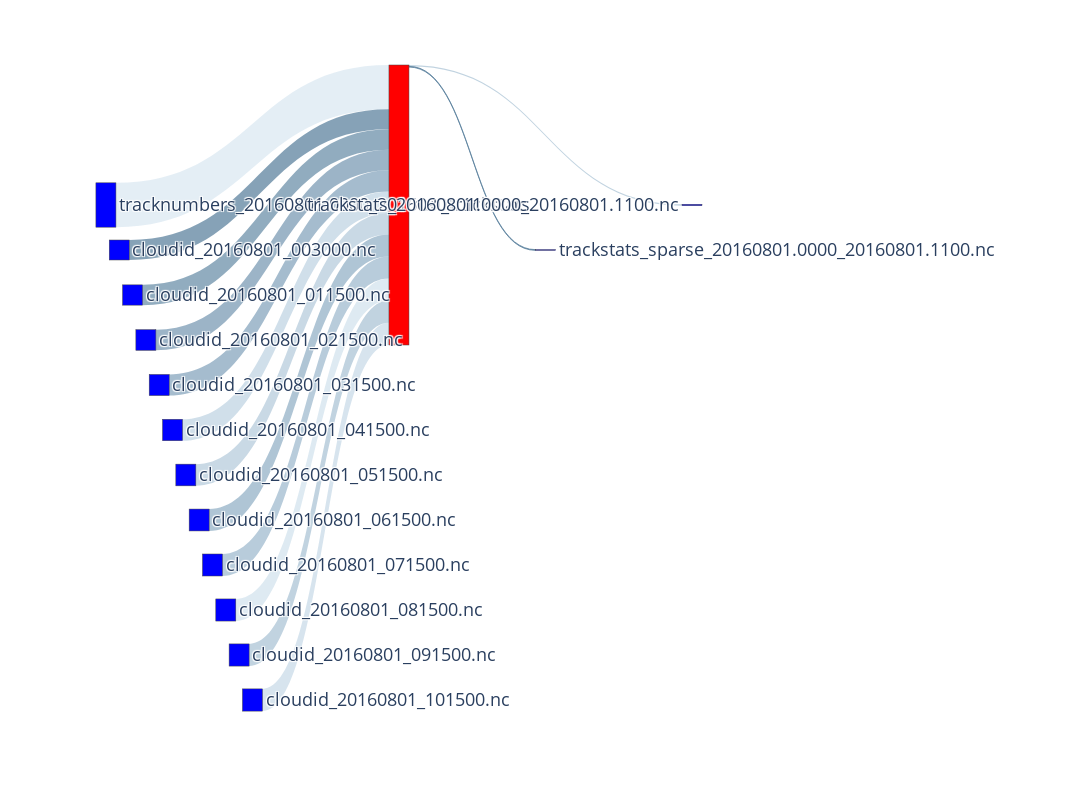

The notebook cell this image was saved under:
### Code cell
vfd_nodes, vfd_nodes_dict = get_nodes_for_sankey(G_VFD, label_on=True)

# print(vfd_nodes)

vfd_links = get_links_for_sankey(G_VFD, vfd_nodes_dict, val_sqrt=False)
fig = go.Figure(go.Sankey(
            node = vfd_nodes,
            link = vfd_links, orientation='h'))

fig.update_layout(
    autosize=False,
    width=1600,
    height=800,
    margin=dict(
        l=100,
        r=400,
        b=100,
        t=200,
        pad=2
    ),
    font=dict(size=18),
)

    
fig.show()
save_html_path = f"{stat_path}/vfd-{(SELECT_STAGE_END+1)}s-{test_name}-sankey-labeled-s4.html"
fig.write_html(save_html_path)
print(f"Sankey saved to {save_html_path}")

### Figure 1 — Plotly figure (JSON) as saved in the notebook; plotly's stock layout.template omitted (floating-point values rounded to 4 significant figures)
{"data": [{"link": {"color": ["rgba(116.66666666666666, 156.66666666666666, 186.66666666666666, 0.45)", "rgba(83.33333333333333, 123.33333333333333, 153.33333333333331, 0.7)", "rgba(144.44444444444446, 184.44444444444446, 214.44444444444446, 0.24166666666666667)", "rgba(83.33333333333333, 123.33333333333333, 153.33333333333331, 0.7)", "rgba(88.88888888888889, 128.88888888888889, 158.88888888888889, 0.6583333333333333)", "rgba(94.44444444444443, 134.44444444444443, 164.44444444444443, 0.6166666666666667)", "rgba(100.0, 140.0, 170.0, 0.575)", "rgba(127.77777777777779, 167.77777777777777, 197.77777777777777, 0.3666666666666667)", "rgba(122.22222222222221, 162.22222222222223, 192.22222222222223, 0.4083333333333333)", "rgba(105.55555555555557, 145.55555555555557, 175.55555555555557, 0.5333333333333333)", "rgba(111.11111111111111, 151.11111111111111, 181.11111111111111, 0.4916666666666667)", "rgba(138.88888888888889, 178.88888888888889, 208.88888888888889, 0.2833333333333333)", "rgba(116.66666666666666, 156.66666666666666, 186.66666666666666, 0.45)", "rgba(133.33333333333334, 173.33333333333334, 203.33333333333334, 0.325)"], "label": ["Access Volume : 688.13 KB <br />Access Count : 2382 <br />Average Access Size : 288.89 B <br />HDF5 Data Access Count : 2194 <br />Average HDF5 Data Access Size : 211.21 B <br />HDF5 Metadata Access Count : 188 <br />Average HDF5 Metadata Access Size : 1.2 KB <br />Operation : write_only<br />Bandwidth : 269.13 KB/s", "Access Volume : 388.23 KB <br />Access Count : 245 <br />Average Access Size : 1.58 KB <br />HDF5 Data Access Count : 94 <br />Average HDF5 Data Access Size : 3.18 KB <br />HDF5 Metadata Access Count : 151 <br />Average HDF5 Metadata Access Size : 593.64 B <br />Operation : write_only<br />Bandwidth : 691.01 KB/s", "Access Volume : 22.85 MB <br />Access Count : 39112 <br />Average Access Size : 584.19 B <br />HDF5 Data Access Count : 39051 <br />Average HDF5 Data Access Size : 584.08 B <br />HDF5 Metadata Access Count : 61 <br />Average HDF5 Metadata Access Size : 656.03 B <br />Operation : read_only<br />Bandwidth : 203.24 KB/s", "Access Volume : 10.29 MB <br />Access Count : 90 <br />Average Access Size : 114.35 KB <br />HDF5 Data Access Count : 26 <br />Average HDF5 Data Access Size : 394.49 KB <br />HDF5 Metadata Access Count : 64 <br />Average HDF5 Metadata Access Size : 548.38 B <br />Operation : read_only<br />Bandwidth : 2.89 MB/s", "Access Volume : 10.45 MB <br />Access Count : 90 <br />Average Access Size : 116.09 KB <br />HDF5 Data Access Count : 26 <br />Average HDF5 Data Access Size : 400.51 KB <br />HDF5 Metadata Access Count : 64 <br />Average HDF5 Metadata Access Size : 548.38 B <br />Operation : read_only<br />Bandwidth : 2.29 MB/s", "Access Volume : 10.65 MB <br />Access Count : 90 <br />Average Access Size : 118.34 KB <br />HDF5 Data Access Count : 26 <br />Average HDF5 Data Access Size : 408.29 KB <br />HDF5 Metadata Access Count : 64 <br />Average HDF5 Metadata Access Size : 548.38 B <br />Operation : read_only<br />Bandwidth : 1.93 MB/s", "Access Volume : 10.88 MB <br />Access Count : 90 <br />Average Access Size : 120.93 KB <br />HDF5 Data Access Count : 26 <br />Average HDF5 Data Access Size : 417.24 KB <br />HDF5 Metadata Access Count : 64 <br />Average HDF5 Metadata Access Size : 548.38 B <br />Operation : read_only<br />Bandwidth : 1.3 MB/s", "Access Volume : 11.06 MB <br />Access Count : 90 <br />Average Access Size : 122.85 KB <br />HDF5 Data Access Count : 26 <br />Average HDF5 Data Access Size : 423.91 KB <br />HDF5 Metadata Access Count : 64 <br />Average HDF5 Metadata Access Size : 548.38 B <br />Operation : read_only<br />Bandwidth : 918.81 KB/s", "Access Volume : 11.18 MB <br />Access Count : 90 <br />Average Access Size : 124.22 KB <br />HDF5 Data Access Count : 26 <br />Average HDF5 Data Access Size : 428.65 KB <br />HDF5 Metadata Access Count : 64 <br />Average HDF5 Metadata Access Size : 548.38 B <br />Operation : read_only<br />Bandwidth : 932.83 KB/s", "Access Volume : 11.27 MB <br />Access Count : 90 <br />Average Access Size : 125.17 KB <br />HDF5 Data Access Count : 26 <br />Average HDF5 Data Access Size : 431.95 KB <br />HDF5 Metadata Access Count : 64 <br />Average HDF5 Metadata Access Size : 548.38 B <br />Operation : read_only<br />Bandwidth : 1.06 MB/s", "Access Volume : 11.33 MB <br />Access Count : 90 <br />Average Access Size : 125.9 KB <br />HDF5 Data Access Count : 26 <br />Average HDF5 Data Access Size : 434.46 KB <br />HDF5 Metadata Access Count : 64 <br />Average HDF5 Metadata Access Size : 548.38 B <br />Operation : read_only<br />Bandwidth : 1.01 MB/s", "Access Volume : 11.38 MB <br />Access Count : 90 <br />Average Access Size : 126.49 KB <br />HDF5 Data Access Count : 26 <br />Average HDF5 Data Access Size : 436.51 KB <br />HDF5 Metadata Access Count : 64 <br />Average HDF5 Metadata Access Size : 548.38 B <br />Operation : read_only<br />Bandwidth : 793.31 KB/s", "Access Volume : 11.42 MB <br />Access Count : 90 <br />Average Access Size : 126.89 KB <br />HDF5 Data Access Count : 26 <br />Average HDF5 Data Access Size : 437.89 KB <br />HDF5 Metadata Access Count : 64 <br />Average HDF5 Metadata Access Size : 548.38 B <br />Operation : read_only<br />Bandwidth : 1 MB/s", "Access Volume : 11.44 MB <br />Access Count : 90 <br />Average Access Size : 127.16 KB <br />HDF5 Data Access Count : 26 <br />Average HDF5 Data Access Size : 438.8 KB <br />HDF5 Metadata Access Count : 64 <br />Average HDF5 Metadata Access Size : 548.38 B <br />Operation : read_only<br />Bandwidth : 820.74 KB/s"], "source": [0, 0, 1, 2, 3, 4, 5, 6, 7, 8, 9, 10, 11, 12], "target": [13, 14, 0, 0, 0, 0, 0, 0, 0, 0, 0, 0, 0, 0], "value": [688134, 388233, 22848856, 10291806, 10448382, 10650711, 10883274, 11056677, 11179944, 11265672, 11330961, 11384358, 11420350, 11443958]}, "node": {"color": ["Red", "Blue", "Blue", "Blue", "Blue", "Blue", "Blue", "Blue", "Blue", "Blue", "Blue", "Blue", "Blue", "Blue", "Blue"], "label": ["run_trackstats", "tracknumbers_20160801.0000_20160801.1100.nc", "cloudid_20160801_003000.nc", "cloudid_20160801_011500.nc", "cloudid_20160801_021500.nc", "cloudid_20160801_031500.nc", "cloudid_20160801_041500.nc", "cloudid_20160801_051500.nc", "cloudid_20160801_061500.nc", "cloudid_20160801_071500.nc", "cloudid_20160801_081500.nc", "cloudid_20160801_091500.nc", "cloudid_20160801_101500.nc", "trackstats_20160801.0000_20160801.1100.nc", "trackstats_sparse_20160801.0000_20160801.1100.nc"], "x": [0.505, 0.01, 0.0325, 0.055, 0.0775, 0.1, 0.1225, 0.145, 0.1675, 0.19, 0.2125, 0.235, 0.2575, 1, 0.7525], "y": [0.01, 0.01, 0.1, 0.19, 0.28, 0.37, 0.46, 0.55, 0.64, 0.73, 0.82, 0.91, 1, 0.01, 0.1]}, "orientation": "h", "type": "sankey"}], "layout": {"autosize": false, "font": {"size": 18}, "height": 800, "margin": {"b": 100, "l": 100, "pad": 2, "r": 400, "t": 200}, "width": 1600}}
